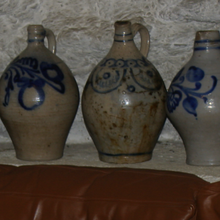
%> input picture matlab/DarkChannelPriorDehaze/images/cave-flash.bmp, 220 x 220 px, shrunk from 512 x 512 before the run
$ octave --eval "result = Sift(rgb2gray(imread('DarkChannelPriorDehaze/images/cave-flash.bmp')));"   (GNU Octave 9; MATLAB toolbox functions it lacks are replaced by stand-ins)
%> lines starting %> are read from the running program, lines starting %| are printed output that depends on the picture
function [frames,descriptors,gss,dogss]=Sift(I,varargin)
% SIFT Extract SIFT features
%   [FRAMES,DESCR]=SIFT(I) extracts the SIFT frames FRAMES and their
%   descriptors DESCR from the image I.
%
%   The image I must be gray-scale, of storage class DOUBLE and
%   ranging in [0,1].
%
%   FRAMES is a 4xK matrix storing one SIFT frame per column. Its
%   format is:
%     FRAMES(1:2,k)  center (X,Y) of the frame k,
%     FRAMES(3,k)    scale SIGMA of the frame k,
%     FRAMES(4,k)    orientation THETA of the frame k.
%   Note that the X,Y center coordinates are (0,0) based, contrary to
%   the standard MATLAB convention that uses (1,1) as the top-left
%   image coordiante. The plotting function PLOTSIFTFRAME() and
%   PLOTSIFTDESCRIPTOR() automatically shift the keypoints to the
%   default (1,1) reference.
%
%   DESCR is a DxK matrix stores one descriptor per columm (usually
%   D=128).
%
%   [FRAMES,DESCR,GSS,DOGSS]=SIFT(...) returns the Gaussian and
%   Difference of Gaussians scale spaces computed by the algorithm.
%
%   The function accepts the following option-value pairs:
%
%   Verbosity - Verbosity level [{0},1]
%     0 = quiet, 1 = print detailed progress report
%
%   BoundaryPoint - Remove frames on the image boundaries [0,{1}]
%     Remove points whose descriptor intersects the boundary.
%
%   NumOctaves - Number of octaves [1,2,...]
%     Number of octaves of the Gaussian scale space. By default it is
%     computed to cover all possible feature sizes.
%
%   FirstOctave - Index of the first octave [...,-1,{0},+1,...]
%     Setting the parameter to -1 has the effect of doubling the image
%     before computing the scale space.
%
%   NumLevels - [1,2,...]
%     Number of scale levels within each octave.
%
%   Sigma0 - Base smoothing [pixels]
%     Smoothing of the level 0 of octave 0 of the scale space. By
%     default it is set to be equivalent to the value 1.6 of [1].
%     Since however 1.6 is the smoothing of the level -1 and Simga0
%     of the level 0, the actual value is NOT 1.6.
%
%   SigmaN - Nominal smoothing [pixels, {0.5}]
%     Nominal smoothing of the input image.
%
%   Threshold - Strenght threshold [>= 0, {0.01}]
%     Maxima of the DOG scale space [1] below this threshold are
%     ignored. Smaller values accept more features.
%
%   EdgeThreshold - Localization threshold [>= 0, {10}]
%     Feature which have flattness score [1] above this threshold are
%     ignored. Bigger values accept more features.
%
%   Magnif - Descriptor window magnification
%     See SIFTDESCRIPTOR().
%
%   NumSpatialBins - Number of spatial bins [2,{4},6,...]
%     See SIFTDESCRIPTOR().
%
%   NumOrientbins - Number of orientation bins [1,2,...,{8},...]
%     See SIFTDESCRIPTOR().
%
%   See also GAUSSIANSS(), DIFFSS(), PLOTSIFTFRAME(), PLOTSIFTDESCRIPTOR(),
%            SIFTDESCRIPTOR(), SIFTMATCH().

[M,N,C] = size(I);

% Lowe's equivalents choices(default values)
S=3;
omin= 0;%-1;
O = 4;%floor(log2(min(M,N)))-omin-3;
sigma0=1.6*2^(1/S);
sigman=0.5;
thresh = 0.2 / S / 2;%0.04/S/2;
r = 18;%10;
NBP = 4;
NBO = 8;
magnif = 3.0;
discard_boundary_points = 1;
verb = 0;

if nargin > 1
    for k=1:2:length(varargin)
        switch lower(varargin{k})
            case 'numoctaves'
                O = varargin{k+1};
            case 'firstoctave'
                omin = varargin{k+1};
            case 'numlevels'
                S = varargin{k+1};
            case 'sigma0'
                sigma0 = varargin{k+1};
            case 'sigman'
                sigman = varargin{k+1};
            case 'threshold'
                thresh = varargin{k+1};
            case 'edgethreshold'
                r = varargin{k+1};
            case 'boundarypoint'
                discard_boundary_points = varargin{k+1};
            case 'numspatialbins'
                NBP = varargin{k+1};
            case 'numorientbins'
                NBO = varargin{k+1};
            case 'magnif'
                magnif = varargin{k+1};
            case 'verbosity'
                verb = varargin{k+1} ;
            otherwise
                error(['Unknown parameter ''' varargin{k} '''.']);
        end
    end
end

% The image I must be gray-scale, of storage class DOUBLE and ranging in [0,1].
if C > 1
  error('I should be a grayscale image') ;
end

frames = [];
descriptors = [];

% --------------------------------------------------------------------
%                     SIFT Detector and Descriptor
% --------------------------------------------------------------------

% compute the Gaussian scale space of image I, that is, construct the
% Gaussian Pyramid
if verb>0
    fprintf('SIFT: computing scale space...'); tic;
end
gss = gaussianss(I,sigman,O,S,omin,-1,S+1,sigma0);
if verb>0
    fprintf('(%.3f s gss; ',toc); tic;
end

% compute the Difference of scale space, that is, construct the DoG Pyramid
dogss = diffss(gss);
if verb > 0
    fprintf('%.3f s dogss) done\n',toc);
end

if verb > 0
    fprintf('\nSIFT scale space parameters [PropertyName in brackets]\n');
    fprintf('  sigman [SigmaN]        : %f\n', sigman);
    fprintf('  sigma0 [Sigma0]        : %f\n', dogss.sigma0);
    fprintf('       O [NumOctaves]    : %d\n', dogss.O);
    fprintf('       S [NumLevels]     : %d\n', dogss.S);
    fprintf('    omin [FirstOctave]   : %d\n', dogss.omin);
    fprintf('    smin                 : %d\n', dogss.smin);
    fprintf('    smax                 : %d\n', dogss.smax);
    fprintf('\nSIFT detector parameters\n')
    fprintf('  thersh [Threshold]     : %e\n', thresh);
    fprintf('       r [EdgeThreshold] : %.3f\n', r);
    fprintf('\nSIFT descriptor parameters\n')
    fprintf('  magnif [Magnif]        : %.3f\n', magnif);
    fprintf('     NBP [NumSpatialBins]: %d\n', NBP);
    fprintf('     NBO [NumOrientBins] : %d\n', NBO);
end

for o=1:gss.O
    if verb > 0
        fprintf('\nSIFT: processing octave %d\n', o-1+omin); tic;
    end

    % Local maxima of the DOG octave
    % The 80% tricks discards early very weak points before refinement.
    oframes1 = siftlocalmax(  dogss.octave{o}, 0.8*thresh, dogss.smin  );
	oframes = [oframes1 , siftlocalmax( - dogss.octave{o}, 0.8*thresh, dogss.smin)];

    if verb > 0
        fprintf('SIFT: %d initial points (%.3f s)\n',size(oframes,2),toc);tic;
    end

    if size(oframes, 2) == 0
        continue;
    end

    % Remove points too close to the boundary
    if discard_boundary_points
        rad = magnif * gss.sigma0 * 2.^(oframes(3,:)/gss.S) * NBP / 2 ;
        sel=find(oframes(1,:)-rad >= 1 & oframes(1,:)+rad <= size(gss.octave{o},2) & ...
                    oframes(2,:)-rad >= 1 & oframes(2,:)+rad <= size(gss.octave{o},1));
        oframes=oframes(:,sel);
        if verb > 0
            fprintf('SIFT: %d away from boundary\n', size(oframes,2)); tic;
        end
    end

    % Refine the location, threshold strength and remove points on edges
   	oframes = siftrefinemx(oframes, dogss.octave{o}, dogss.smin, thresh, r);
    if verb > 0
        fprintf('SIFT: %d refined (%.3f s)\n', size(oframes,2),toc); tic;
    end

    % Compute the orientations
	oframes = siftormx(oframes, gss.octave{o}, gss.S, gss.smin, gss.sigma0 );

    % Store frames
	x = 2^(o-1+gss.omin) * oframes(1,:);
	y = 2^(o-1+gss.omin) * oframes(2,:);
	sigma = 2^(o-1+gss.omin) * gss.sigma0 * 2.^(oframes(3,:)/gss.S);
	frames = [frames, [x(:)'; y(:)'; sigma(:)'; oframes(4,:)]];

    % Descriptors
    if verb > 0
        fprintf('\nSIFT: computing descriptors...'); tic;
    end
	sh = siftdescriptor(gss.octave{o}, oframes, gss.sigma0, gss.S, gss.smin, ...
                    'Magnif', magnif, 'NumSpatialBins', NBP, 'NumOrientBins', NBO);
    descriptors = [descriptors, sh];
    if verb > 0
        fprintf('done (%.3f s)\n',toc);
    end
end


function SS = gaussianss(I,sigman,O,S,omin,smin,smax,sigma0)
% GAUSSIANSS
%   SS = GAUSSIANSS(I,SIGMAN,O,S,OMIN,SMIN,SMAX,SIGMA0) returns the
%   Gaussian scale space of image I. Image I is assumed to be
%   pre-smoothed at level SIGMAN. O,S,OMIN,SMIN,SMAX,SIGMA0 are the
%   parameters of the scale space

%Scale Space Multiplicative Step k
k = 2^(1/S);

if nargin<7
   sigma0=1.6*k;
end

if omin<0
   for o=1:-omin
        I=doubleSize(I);
   end
elseif omin>0
   for o=1:-omin
        I=halveSize(I);
   end
end

[M,N] = size(I);                      %size of image
dsigma0 = sigma0*sqrt(1-1/k^2);       %scale step factor
so=-smin+1;                           %index offset

% Scale space structure
SS.O = O;
SS.S = S;
SS.sigma0 = sigma0;
SS.omin = omin;
SS.smin = smin;
SS.smax = smax;

%First octave

% The first level of the first octave has scale index (o,s) =
% (omin,smin) and scale coordinate
%    sigma(omin,smin) = sigma0 2^omin k^smin
% The input image I is at nominal scale sigman. Thus in order to get
% the first level of the pyramid we need to apply a smoothing of
%   sqrt( (sigma0 2^omin k^smin)^2 - sigman^2 ).
% As we have pre-scaled the image omin octaves (up or down,
% depending on the sign of omin), we need to correct this value
% by dividing by 2^omin, getting
%   sqrt( (sigma0 k^smin)^2 - (sigman/2^omin)^2 )
SS.octave{1} = zeros(M,N,smax-smin+1);
SS.octave{1}(:,:,1) = smooth(I,sqrt((sigma0*k^smin)^2 -(sigman/2^omin)^2));

for s=smin+1:smax
    % Here we go from (omin,s-1) to (omin,s). The extra smoothing
    % standard deviation is
    %  (sigma0 2^omin 2^(s/S) )^2 - (simga0 2^omin 2^(s/S-1/S) )^2
    % Aftred dividing by 2^omin (to take into account the fact
    % that the image has been pre-scaled omin octaves), the
    % standard deviation of the smoothing kernel is
    %   dsigma = sigma0 k^s sqrt(1-1/k^2)
    dsigma = k^s * dsigma0;
    SS.octave{1}(:,:,s+so) = smooth( squeeze(SS.octave{1}(:,:,s-1+so)) ,dsigma);
end

%Other octaves
for o=2:O
    % We need to initialize the first level of octave (o,smin) from
    % the closest possible level of the previous octave. A level (o,s)
    % in this octave corrsponds to the level (o-1,s+S) in the previous
    % octave. In particular, the level (o,smin) correspnds to
    % (o-1,smin+S). However (o-1,smin+S) might not be among the levels
    % (o-1,smin), ..., (o-1,smax) that we have previously computed.
    % The closest pick is
    %                       /  smin+S    if smin+S <= smax
    % (o-1,sbest) , sbest = |
    %                       \  smax      if smin+S > smax
    % The amount of extra smoothing we need to apply is then given by
    %  ( sigma0 2^o 2^(smin/S) )^2 - ( sigma0 2^o 2^(sbest/S - 1) )^2
    % As usual, we divide by 2^o to cancel out the effect of the
    % downsampling and we get
    %  ( sigma 0 k^smin )^2 - ( sigma0 2^o k^(sbest - S) )^2
    sbest = min(smin+S,smax);
    TMP = halvesize( squeeze(SS.octave{o-1}(:,:,sbest+so)) );
    sigma_next = sigma0*k^smin;
    sigma_prev = sigma0*k^(sbest-S);

    if (sigma_next>sigma_prev)
       sig=sqrt(sigma_next^2-sigma_prev^2);
       TMP= smooth( TMP,sig);
    end

    [M,N] = size(TMP);
    SS.octave{o} = zeros(M,N,smax-smin+1);
    SS.octave{o}(:,:,1) = TMP;

    for s=smin+1:smax
        % The other levels are determined as above for the first octave.
        dsigma = k^s * dsigma0;
        SS.octave{o}(:,:,s+so) = smooth( squeeze(SS.octave{o}(:,:,s-1+so)) ,dsigma);
    end
end

% -------------------------------------------------------------------------
%                                      Auxiliary functions
% -------------------------------------------------------------------------
function J = halvesize(I)
J=I(1:2:end,1:2:end);


% [8 lines left out: function doubleSize, not called in this run]


function J = smooth(I,s)
%filter
h=fspecial('gaussian',ceil(4*s),s);
%convolution
J=imfilter(I,h);
return;


function dss = diffss(ss)
% DIFFSS  Difference of scale space
%   DSS=DIFFSS(SS) returns a scale space DSS obtained by subtracting
%   consecutive levels of the scale space SS.
%
%   In SIFT, this function is used to compute the difference of
%   Gaussian scale space from the Gaussian scale space of an image.
dss.smin = ss.smin;
dss.smax = ss.smax-1;
dss.omin =ss.omin;
dss.O = ss.O;
dss.S = ss.S;
dss.sigma0 = ss.sigma0;
for o=1:dss.O
    % Can be done at once, but it turns out to be faster in this way
    [M,N,S] = size(ss.octave{o});
    dss.octave{o} = zeros(M,N,S-1);
    for s=1:S-1
        dss.octave{o}(:,:,s) = ss.octave{o}(:,:,s+1) -  ss.octave{o}(:,:,s);
    end
end


function J = siftlocalmax(octave, thresh,smin)
[N,M,S]=size(octave);
nb=1;
k=0.0002;
%for each point of this scale space, we look for extrama bigger than thresh
J = [];
for s=2:S-1
    for j=20:M-20
        for i=20:N-20
            a=octave(i,j,s);
            if a>thresh+k ...
                    && a>octave(i-1,j-1,s-1)+k && a>octave(i-1,j,s-1)+k && a>octave(i-1,j+1,s-1)+k ...
                    && a>octave(i,j-1,s-1)+k && a>octave(i,j+1,s-1)+k && a>octave(i+1,j-1,s-1)+k ...
                    && a>octave(i+1,j,s-1)+k && a>octave(i+1,j+1,s-1)+k && a>octave(i-1,j-1,s)+k ...
                    && a>octave(i-1,j,s)+k && a>octave(i-1,j+1,s)+k && a>octave(i,j-1,s)+k ...
                    && a>octave(i,j+1,s)+k && a>octave(i+1,j-1,s)+k && a>octave(i+1,j,s)+k ...
                    && a>octave(i+1,j+1,s)+k && a>octave(i-1,j-1,s+1)+k && a>octave(i-1,j,s+1)+k ...
                    && a>octave(i-1,j+1,s+1)+k && a>octave(i,j-1,s+1)+k && a>octave(i,j+1,s+1)+k ...
                    && a>octave(i+1,j-1,s+1)+k && a>octave(i+1,j,s+1)+k && a>octave(i+1,j+1,s+1)+k
                J(1,nb)=j-1;
                J(2,nb)=i-1;
                J(3,nb)=s+smin-1;
                nb=nb+1;
            end
        end
    end
end


function J=siftrefinemx(oframes,octave,smin,thres,r)
[M,N,S]=size(octave);
[L,K]=size(oframes);
comp=1;
for p = 1:K
    b=zeros(1,3) ;
    A=oframes(:,p);
    x=A(1)+1;
    y=A(2)+1;
    s=A(3)+1-smin;
    %Local maxima extracted from the DOG have coordinates 1<=x<=N-2, 1<=y<=M-2
    % and 1<=s-mins<=S-2. This is also the range of the points that we can refine.
    if(x < 2 || x > N-1 || y < 2 || y > M-1 || s < 2 || s > S-1)
        continue ;
    end
    val=octave(y,x,s);
    Dx=0;Dy=0;Ds=0;Dxx=0;Dyy=0;Dss=0;Dxy=0;Dxs=0;Dys=0 ;
    dx = 0 ;
    dy = 0 ;
    for iter = 1:5
        A = zeros(3,3) ;
        x = x + dx ;
        y = y + dy ;
        if (x < 2 || x > N-1 || y < 2 || y > M-1 )  break ; end
        % Compute the gradient.
        Dx = 0.5 * (octave(y,x+1,s) - octave(y,x-1,s));
        Dy = 0.5 * (octave(y+1,x,s) - octave(y-1,x,s)) ;
        Ds = 0.5 * (octave(y,x,s+1) - octave(y,x,s-1)) ;
        % Compute the Hessian.
        Dxx = (octave(y,x+1,s) + octave(y,x-1,s) - 2.0 * octave(y,x,s)) ;
        Dyy = (octave(y+1,x,s) + octave(y-1,x,s) - 2.0 * octave(y,x,s)) ;
        Dss = (octave(y,x,s+1) + octave(y,x,s-1) - 2.0 * octave(y,x,s)) ;
        Dys = 0.25 * ( octave(y+1,x,s+1) + octave(y-1,x,s-1) - octave(y-1,x,s+1) - octave(y+1,x,s-1) ) ;
        Dxy = 0.25 * ( octave(y+1,x+1,s) + octave(y-1,x-1,s) - octave(y-1,x+1,s) - octave(y+1,x-1,s) ) ;
        Dxs = 0.25 * ( octave(y,x+1,s+1) + octave(y,x-1,s-1) - octave(y,x-1,s+1) - octave(y,x+1,s-1) ) ;
        % Solve linear system.
        A(1,1) = Dxx ;
        A(2,2) = Dyy ;
        A(3,3) = Dss ;
        A(1,2) = Dxy ;
        A(1,3) = Dxs ;
        A(2,3) = Dys ;
        A(2,1) = Dxy ;
        A(3,1) = Dxs ;
        A(3,2) = Dys ;
        b(1) = - Dx ;
        b(2) = - Dy ;
        b(3) = - Ds ;
        c=b*inv(A);
        % If the translation of the keypoint is big, move the keypoint and re-iterate the computation. Otherwise we are all set.
        if (c(1) >  0.6 && x < N-2 )
            if (c(1) < -0.6 && x > 1)
                dx=0;
            else
                dx=1;
            end
        else
            if (c(1) < -0.6 && x > 1)
                dx=-1;
            else
                dx=0;
            end
        end
        if (c(2) >  0.6 && y < N-2 )
            if (c(2) < -0.6 && y > 1)
                dy=0;
            else
                dy=1;
            end
        else
            if (c(2) < -0.6 && y > 1)
                dy=-1;
            else
                dy=0;
            end
        end
        if( dx == 0 && dy == 0 ) break ; end
    end
    %we keep the value only of it verify the conditions
    val = val + 0.5 * (Dx * c(1) + Dy * c(2) + Ds * c(3)) ;
    score = (Dxx+Dyy)*(Dxx+Dyy) / (Dxx*Dyy - Dxy*Dxy) ;
    xn = x + c(1) ;
    yn = y + c(2) ;
    sn = s + c(3) ;
    if (abs(val) > thres) && ...
            (score < (r+1)*(r+1)/r) && ...
            (score >= 0) && ...
            (abs(c(1)) < 1.5) && ...
            (abs(c(2)) < 1.5) && ...
            (abs(c(3)) < 1.5) && ...
            (xn >= 0) && ...
            (xn <= M-1) && ...
            (yn >= 0) && ...
            (yn <= N-1) && ...
            (sn >= 0) && ...
            (sn <= S-1)
        J(1,comp)=xn-1;
        J(2,comp)=yn-1;
        J(3,comp)=sn-1+smin;
        comp=comp+1;
    end
end
return


function oframes = siftormx(oframes, octave, S, smin, sigma0 )
% this function computes the major orientation of the keypoint (oframes).
% Note that there can be multiple major orientations. In that case, the
% SIFT keys will be duplicated for each major orientation
% Author: Yantao Zheng. Nov 2006.  For Project of CS5240

frames = [];
win_factor = 1.5 ;
NBINS = 36;
histo = zeros(1, NBINS);
[M, N, s_num] = size(octave); % M is the height of image, N is the width of image; num_level is the number of scale level of the octave

key_num = size(oframes, 2);
magnitudes = zeros(M, N, s_num);
angles = zeros(M, N, s_num);
% compute image gradients
for si = 1: s_num
    img = octave(:,:,si);
    dx_filter = [-0.5 0 0.5];
    dy_filter = dx_filter';
    gradient_x = imfilter(img, dx_filter);
    gradient_y = imfilter(img, dy_filter);
    magnitudes(:,:,si) =sqrt( gradient_x.^2 + gradient_y.^2);
    angles(:,:,si) = mod(atan(gradient_y ./ (eps + gradient_x)) + 2*pi, 2*pi);
end

% round off the cooridnates and
x = oframes(1,:);
y = oframes(2,:) ;
s = oframes(3,:);

x_round = floor(oframes(1,:) + 0.5);
y_round = floor(oframes(2,:) + 0.5);
scales = floor(oframes(3,:) + 0.5) - smin;

for p=1:key_num
    s = scales(p);
    xp= x_round(p);
    yp= y_round(p);
    sigmaw = win_factor * sigma0 * 2^(double (s / S)) ;
    W = floor(3.0* sigmaw);

    for xs = xp - max(W, xp-1): min((N - 2), xp + W)
        for ys = yp - max(W, yp-1) : min((M-2), yp + W)
            dx = (xs - x(p));
            dy = (ys - y(p));
            if dx^2 + dy^2 <= W^2 % the points are within the circle
               wincoef = exp(-(dx^2 + dy^2)/(2*sigmaw^2));
               bin = round( NBINS *  angles(ys, xs, s+ 1)/(2*pi) + 0.5);

               histo(bin) = histo(bin) + wincoef * magnitudes(ys, xs, s+ 1);
            end

        end
    end

    theta_max = max(histo);
    theta_indx = find(histo> 0.8 * theta_max);

    for i = 1: size(theta_indx, 2)
        theta = 2*pi * theta_indx(i) / NBINS;
        frames = [frames, [x(p) y(p) s theta]'];
    end
end
oframes = frames;


% [124 lines left out: function siftdescriptor, not called in this run]
%> in smooth, `J=imfilter(I,h);`:
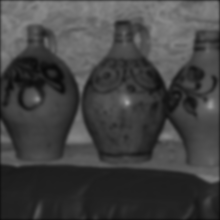
%> J: size 220x220 uint8; min 10, max 161, mean 66.2
%> the loop in gaussianss, `for s=smin+1:smax` made 5 passes
%> pass 3, in smooth (call 4), `J=imfilter(I,h);`:
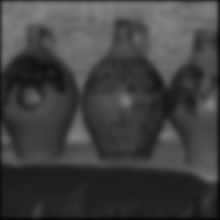
%> J: size 220x220 double; min 3.18, max 133.4, mean 64.7
%> after the loop in gaussianss, `for s=smin+1:smax`: SS = {O 4, S 3, sigma0 2.02, omin 0, smin -1, smax 4}
%> the loop in gaussianss, `for o=2:O` made 3 passes
%> pass 2, in halvesize (call 2), `J=I(1:2:end,1:2:end);`:
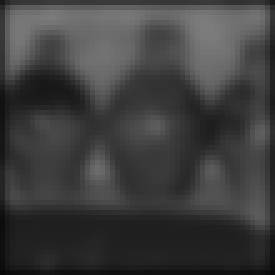
%> J: size 55x55 double (shown 5 times larger); min 7.21, max 125, mean 62.4
%> pass 3, in halvesize (call 3), `J=I(1:2:end,1:2:end);`:
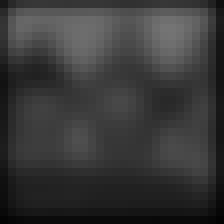
%> J: size 28x28 double (shown 8 times larger); min 3.36, max 116.9, mean 56.2
%> in diffss, `dss.smin = ss.smin;`: dss.smin = -1
%> in diffss, `dss.smax = ss.smax-1;`: dss.smax = 3
%> in diffss, `dss.omin =ss.omin;`: dss.omin = 0
%> in diffss, `dss.O = ss.O;`: dss.O = 4
%> in diffss, `dss.S = ss.S;`: dss.S = 3
%> in diffss, `dss.sigma0 = ss.sigma0;`: dss.sigma0 = 2.02
%> the loop in diffss, `for o=1:dss.O` made 4 passes
%> (M, N) on passes 1 to 4: (220, 220), (110, 110), (55, 55), (28, 28)
%> after the loop in diffss, `for o=1:dss.O`: dss = {smin -1, smax 3, omin 0, O 4, S 3, sigma0 2.02}
%> (the run ends here)
